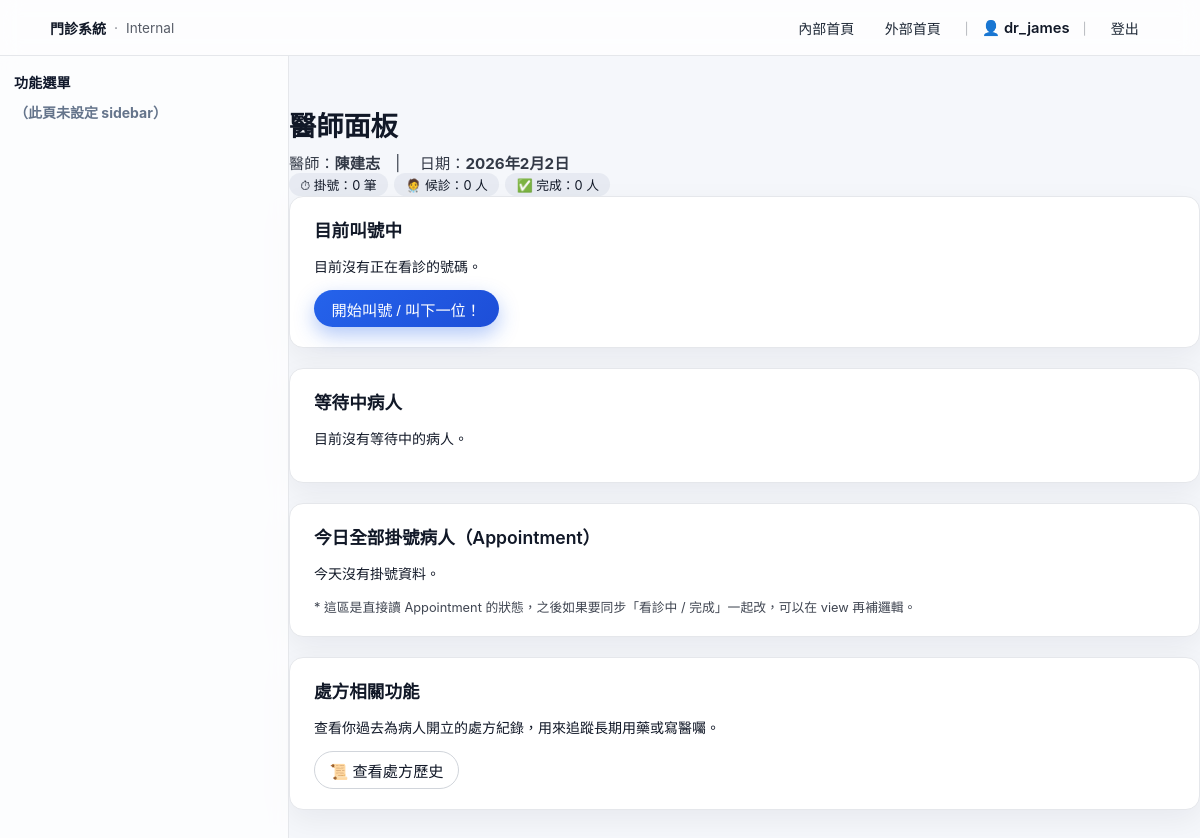
Page /queues/doctor/ (signed in) on the earlier database version.
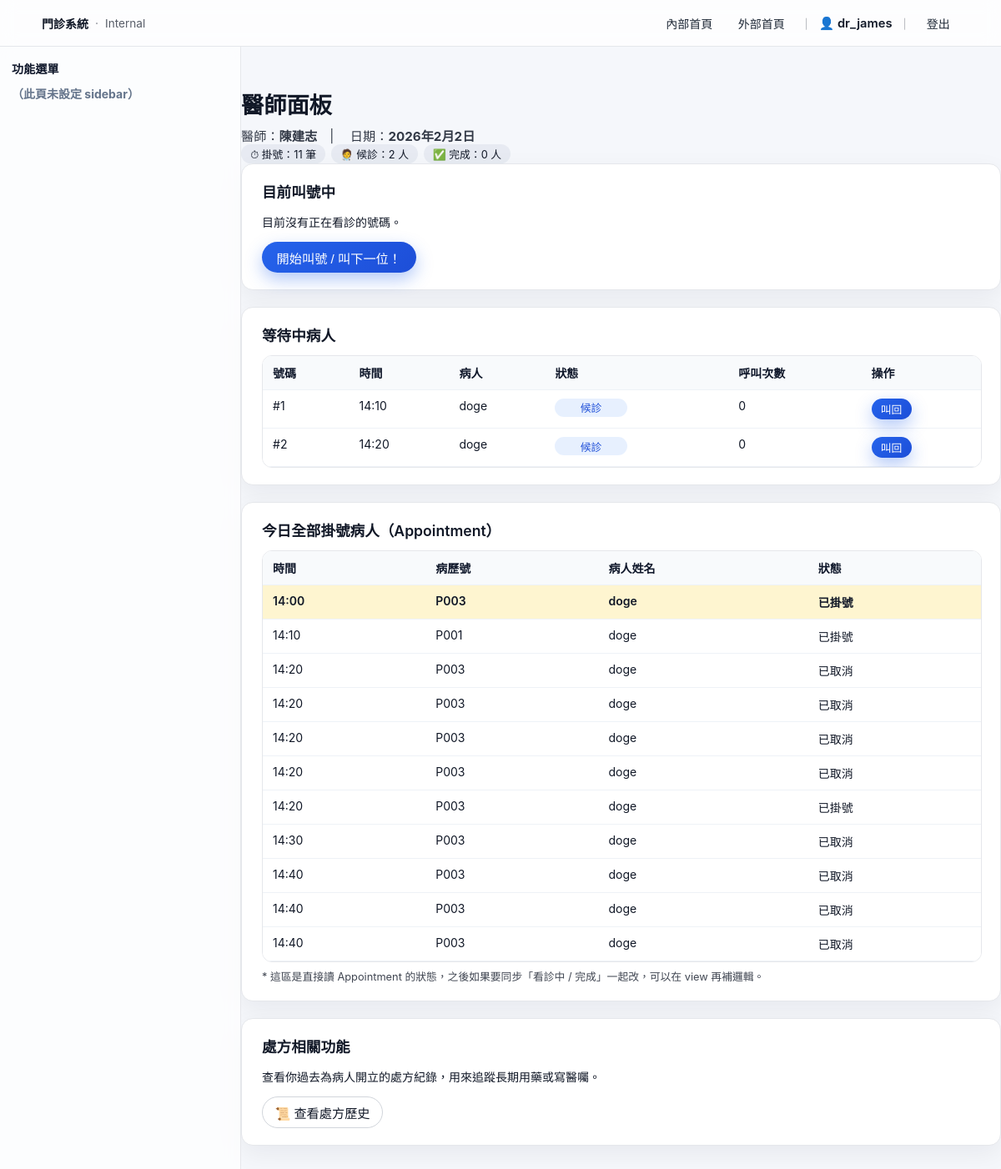
Same page on the later database version.
### queues/models.py (models this page shows, shortened)
class VisitTicket(models.Model):
    STATUS_WAITING   = "WAITING"   # 候診
    STATUS_CALLING   = "CALLING"   # 叫號中
    STATUS_IN_ROOM   = "IN_ROOM"   # 看診中
    STATUS_DONE      = "DONE"      # 完成
    STATUS_NO_SHOW   = "NO_SHOW"   # 過號 / 未到
    STATUS_CHOICES = [
        (STATUS_WAITING, "候診"),
        (STATUS_CALLING, "叫號中"),
        (STATUS_IN_ROOM, "看診中"),
        (STATUS_DONE, "完成"),
        (STATUS_NO_SHOW, "未到"),
    ]
    appointment = models.OneToOneField(
        Appointment,
        null=True,
        blank=True,
        on_delete=models.SET_NULL,
    )
    patient = models.ForeignKey(Patient, on_delete=models.CASCADE)
    doctor = models.ForeignKey(Doctor, on_delete=models.CASCADE)
    date = models.DateField()
    number = models.IntegerField("號碼")
    status = models.CharField(
        max_length=20,
        choices=STATUS_CHOICES,
        default=STATUS_WAITING,
    )
    created_at = models.DateTimeField(default=timezone.now)
    called_at = models.DateTimeField(null=True, blank=True)
    finished_at = models.DateTimeField(null=True, blank=True)
    is_skipped = models.BooleanField(default=False)
    call_count = models.PositiveIntegerField(default=0)
    class Meta:
        unique_together = [("doctor", "date", "number")]
        ordering = ["date", "doctor", "number"]

### appointments/models.py (models this page shows, shortened)
class Appointment(models.Model):
    STATUS_BOOKED = "BOOKED"
    STATUS_CANCELLED = "CANCELLED"
    STATUS_DONE = "DONE"
    STATUS_NO_SHOW = "NO_SHOW"
    STATUS_CHOICES = [
        (STATUS_BOOKED, "已掛號"),
        (STATUS_CANCELLED, "已取消"),
        (STATUS_DONE, "已完成"),
        (STATUS_NO_SHOW, "未到 / 過號"),
    ]
    patient = models.ForeignKey(Patient, on_delete=models.CASCADE)
    doctor = models.ForeignKey(Doctor, on_delete=models.CASCADE)
    date = models.DateField()
    time = models.TimeField()
    status = models.CharField(max_length=10, choices=STATUS_CHOICES, default=STATUS_BOOKED)
    created_at = models.DateTimeField(default=timezone.now)
    objects = AppointmentManager()
    class Meta:
        constraints = [
            models.UniqueConstraint(
                fields=["doctor", "date", "time"],
                condition=~Q(status="CANCELLED"),
                name="uniq_active_doctor_date_time",
            )
        ]

### patients/models.py (models this page shows, shortened)
class Patient(models.Model):
    GENDER_MALE = "M"
    GENDER_FEMALE = "F"
    GENDER_OTHER = "O"
    GENDER_CHOICES = [
        (GENDER_MALE, "男"),
        (GENDER_FEMALE, "女"),
        (GENDER_OTHER, "其他 / 不透露"),
    ]
    BLOOD_A = "A"
    BLOOD_B = "B"
    BLOOD_AB = "AB"
    BLOOD_O = "O"
    BLOOD_UNKNOWN = "UNK"
    BLOOD_TYPE_CHOICES = [
        (BLOOD_A, "A 型"),
        (BLOOD_B, "B 型"),
        (BLOOD_AB, "AB 型"),
        (BLOOD_O, "O 型"),
        (BLOOD_UNKNOWN, "未知"),
    ]
    full_name = models.CharField("姓名", max_length=50)
    national_id = models.CharField("身分證", max_length=10, unique=True)
    nhi_no = models.CharField("健保卡號", max_length=20, blank=True)
    gender = models.CharField(
        "性別",
        max_length=1,
        choices=GENDER_CHOICES,
        blank=True,
    )
    birth_date = models.DateField("生日")
    blood_type = models.CharField(
        "血型",
        max_length=3,
        choices=BLOOD_TYPE_CHOICES,
        default=BLOOD_UNKNOWN,
        blank=True,
    )
    phone = models.CharField("電話", max_length=20, blank=True)
    email = models.EmailField("Email", max_length=100, blank=True)
    address = models.CharField("地址", max_length=200, blank=True)
    height_cm = models.PositiveIntegerField("身高（cm）", null=True, blank=True)
    weight_kg = models.DecimalField(
        "體重（kg）",
        max_digits=5,
        decimal_places=1,
        null=True,
        blank=True,
    )
    allergies = models.TextField(
        "過敏史",
        blank=True,
        help_text="例如：藥物過敏、食物過敏等",
    )
    chronic_diseases = models.TextField(
        "慢性疾病 / 重要病史",
        blank=True,
        help_text="例如：高血壓、糖尿病、心臟病等",
    )
    family_disease_notes = models.TextField(
    "家族病史",
    blank=True,
    null=True,
    help_text="例如：父母高血壓、糖尿病、遺傳疾病等",
    )
    other_risk_notes = models.TextField(
    "其他風險備註",
    blank=True,
    null=True,
    )
    emergency_contact_name = models.CharField("緊急聯絡人姓名", max_length=50, blank=True)
    emergency_contact_phone = models.CharField("緊急聯絡人電話", max_length=20, blank=True)
    emergency_contact_relation = models.CharField(
        "與病人關係",
        max_length=50,
        blank=True,
        help_text="例如：父、母、配偶、子女、朋友",
    )
    chart_no = models.CharField(
        "病歷號",
        max_length=20,
        unique=True,
        blank=True,
        editable=False,
    )
    note = models.TextField("其他備註", blank=True)
    created_at = models.DateTimeField("建立時間", auto_now_add=True)
    updated_at = models.DateTimeField("最後更新時間", auto_now=True)
    class Meta:
        verbose_name = "病人"
        verbose_name_plural = "病人"
        ordering = ["chart_no"]

### queues/views.py (the view, shortened to what this page needs)
# urls.py: path("doctor/", views.doctor_panel, name="doctor_panel"),
@group_required("DOCTOR")
def doctor_panel(request):
    doctor = Doctor.objects.filter(user=request.user).first()
    if not doctor:
        messages.error(request, "目前帳號沒有綁定醫師資料 。")
        return redirect("index")
    today = timezone.localdate()
    tickets_qs = (
        VisitTicket.objects
        .filter(date=today, doctor=doctor)
        .select_related("patient", "appointment")
        .order_by("appointment__time", "number")
    )
    current_ticket = tickets_qs.filter(status="CALLING").first()
    WAITING_tickets = tickets_qs.filter(status__in=["WAITING", "NO_SHOW"])
    done_tickets = tickets_qs.filter(status="DONE")
    today_appointments = (
        Appointment.objects
        .filter(doctor=doctor, date=today)
        .select_related("patient")
        .order_by("time")
    )
    rejected_prescriptions = (
        Prescription.objects
        .filter(
            doctor=doctor,
            date=today,
            verify_status=Prescription.VERIFY_REJECTED,
        )
        .select_related("patient")
        .order_by("-date", "-id")
    )
    context = {
        "doctor": doctor,
        "today": today,
        "tickets": tickets_qs,
        "current_ticket": current_ticket,
        "WAITING_tickets": WAITING_tickets,
        "done_tickets": done_tickets,
        "today_appointments": today_appointments,
        "rejected_prescriptions": rejected_prescriptions,
    }
    return render(request, "queues/doctor_panel.html", context)

### common/utils.py (called while the page is built)
def group_required(group_name):
    def decorator(view_func):
        decorated_view_func = user_passes_test(
            lambda u: u.is_authenticated and u.groups.filter(name=group_name).exists()
        )(view_func)
        return decorated_view_func
    return decorator

### templates/queues/doctor_panel.html (shortened to what the changed rows need)
{% extends "base.html" %}
{% block content %}
<div class="app-page">
  <div class="d-flex justify-content-between align-items-center mb-2">
      <div class="app-pill-row">
          <span class="app-pill">⏱ 掛號：{{ today_appointments|length }} 筆</span>
          <span class="app-pill">🧑‍⚕️ 候診：{{ WAITING_tickets|length }} 人</span>
          <span class="app-pill">✅ 完成：{{ done_tickets|length }} 人</span>
      </div>
  </div>
  <div class="app-card">
      <div>
          {% if WAITING_tickets %}
              <div class="app-table-wrap">
                  <table class="app-table">
                      <thead>
                          <tr>
                              <th>號碼</th>
                              <th>時間</th>
                              <th>病人</th>
                              <th>狀態</th>
                              <th>呼叫次數</th>
                              <th>操作</th>
                          </tr>
                      </thead>
                      <tbody>
                          {% for t in WAITING_tickets %}
                              <tr{% if t.is_skipped %} style="opacity: 0.6;"{% endif %}>
                                  <td>#{{ t.number }}</td>
                                  <td>{{ t.appointment.time|time:"H:i" }}</td>
                                  <td>{{ t.appointment.patient.full_name }}</td>
                                  <td>
                                      {% if t.status == "WAITING" %}
                                          <span class="app-status-tag app-status-WAITING">
                                              {{ t.get_status_display }}
                                          </span>
                                      {% elif t.status == "CALLING" %}
                                          <span class="app-status-tag app-status-calling">
                                              {{ t.get_status_display }}
                                          </span>
                                      {% elif t.status == "DONE" %}
                                          <span class="app-status-tag app-status-done">
                                              {{ t.get_status_display }}
                                          </span>
                                      {% elif t.status == "NO_SHOW" %}
                                          <span class="app-status-tag app-status-no-show">
                                              {{ t.get_status_display }}
                                          </span>
                                      {% else %}
                                          <span class="app-status-tag">
                                              {{ t.get_status_display }}
                                          </span>
                                      {% endif %}
                                  </td>
                                  <td>{{ t.call_count }}</td>
                                  <td>
                                      {% if t.status == "WAITING" or t.status == "NO_SHOW" %}
                                          <form method="post" style="display:inline;">
                                              <button type="submit"
                                                      name="action"
                                                      value="recall"
                                                      class="app-btn app-btn-primary app-btn-sm">
                                                  叫回
                                              </button>
                                          </form>
                                      {% endif %}
                                  </td>
                              </tr>
                          {% endfor %}
                      </tbody>
                  </table>
              </div>
          {% else %}
              <p>目前沒有等待中的病人。</p>
          {% endif %}
      </div>
  </div>
  <div class="app-card">
      <div>
          {% if today_appointments %}
              <div class="app-table-wrap">
                  <table class="app-table">
                      <thead>
                          <tr>
                              <th>時間</th>
                              <th>病歷號</th>
                              <th>病人姓名</th>
                              <th>狀態</th>
                          </tr>
                      </thead>
                      <tbody>
                          {% for appt in today_appointments %}
                              <tr {% if forloop.first %}class="app-row-highlight"{% endif %}>
                                  <td>{{ appt.time|time:"H:i" }}</td>
                                  <td>{{ appt.patient.chart_no }}</td>
                                  <td>{{ appt.patient.full_name }}</td>
                                  <td>{{ appt.get_status_display }}</td>
                              </tr>
                          {% endfor %}
                      </tbody>
                  </table>
              </div>
          {% else %}
              <p>今天沒有掛號資料。</p>
          {% endif %}
      </div>
  </div>
</div>
{% endblock %}

Differences in the rows shown:
added VisitTicket: number "1", appointment.time "14:10", appointment.patient.full_name "doge", status "候診", call_count "0"
added VisitTicket: number "2", appointment.time "14:20", appointment.patient.full_name "doge", status "候診", call_count "0"
added Appointment: time "14:00", patient.chart_no "P003", patient.full_name "doge", status "已掛號"
added Appointment: time "14:10", patient.chart_no "P001", patient.full_name "doge", status "已掛號"
added Appointment: time "14:20", patient.chart_no "P003", patient.full_name "doge", status "已取消"
added Appointment: time "14:20", patient.chart_no "P003", patient.full_name "doge", status "已取消"
added Appointment: time "14:20", patient.chart_no "P003", patient.full_name "doge", status "已取消"
added Appointment: time "14:20", patient.chart_no "P003", patient.full_name "doge", status "已取消"
added Appointment: time "14:20", patient.chart_no "P003", patient.full_name "doge", status "已掛號"
added Appointment: time "14:30", patient.chart_no "P003", patient.full_name "doge", status "已取消"
added Appointment: time "14:40", patient.chart_no "P003", patient.full_name "doge", status "已取消"
added Appointment: time "14:40", patient.chart_no "P003", patient.full_name "doge", status "已取消"
added Appointment: time "14:40", patient.chart_no "P003", patient.full_name "doge", status "已取消"
Other differences:
{{ today_appointments|length }}: "0" → "11"
{{ WAITING_tickets|length }}: "0" → "2"
text no longer shown: "目前沒有等待中的病人。 今天沒有掛號資料。"
text now shown: "號碼 時間 病人 狀態 呼叫次數 操作 時間 病歷號 病人姓名 狀態"
